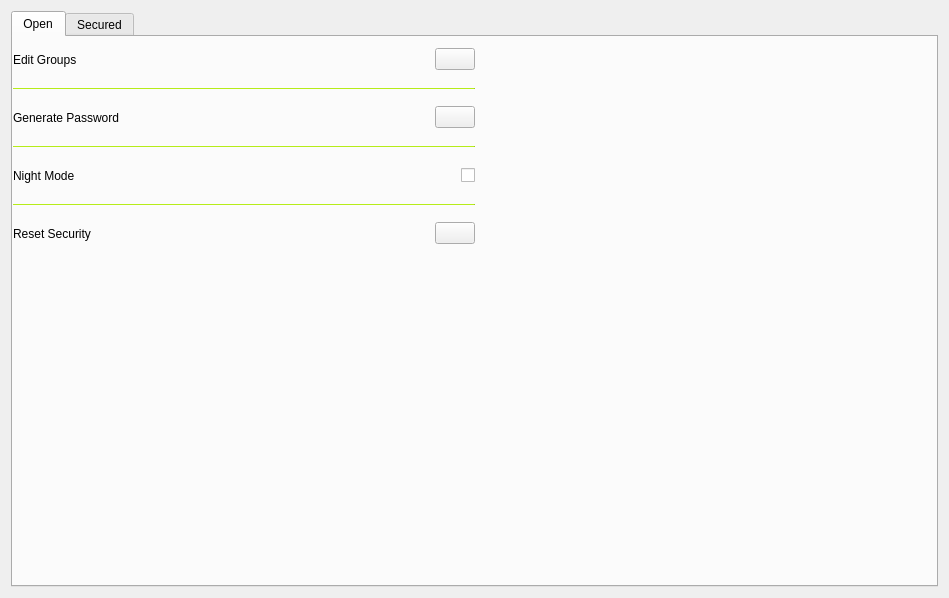
<?xml version="1.0" encoding="UTF-8"?>
<ui version="4.0">
 <class>Settings_tab</class>
 <widget class="QWidget" name="Settings_tab">
  <property name="geometry">
   <rect>
    <x>0</x>
    <y>0</y>
    <width>949</width>
    <height>598</height>
   </rect>
  </property>
  <property name="windowTitle">
   <string>Form</string>
  </property>
  <layout class="QHBoxLayout" name="horizontalLayout_5">
   <item>
    <widget class="QTabWidget" name="tab_widget_settings">
     <property name="cursor">
      <cursorShape>ArrowCursor</cursorShape>
     </property>
     <property name="currentIndex">
      <number>0</number>
     </property>
     <widget class="QWidget" name="tab_open">
      <attribute name="title">
       <string>Open</string>
      </attribute>
      <layout class="QHBoxLayout" name="horizontalLayout_18">
       <property name="leftMargin">
        <number>0</number>
       </property>
       <property name="topMargin">
        <number>0</number>
       </property>
       <property name="rightMargin">
        <number>0</number>
       </property>
       <property name="bottomMargin">
        <number>0</number>
       </property>
       <item>
        <layout class="QVBoxLayout" name="verticalLayout_4">
         <item>
          <layout class="QHBoxLayout" name="horizontalLayout_14">
           <item>
            <widget class="QLabel" name="lbl_groups">
             <property name="sizePolicy">
              <sizepolicy hsizetype="Expanding" vsizetype="Preferred">
               <horstretch>0</horstretch>
               <verstretch>0</verstretch>
              </sizepolicy>
             </property>
             <property name="minimumSize">
              <size>
               <width>0</width>
               <height>45</height>
              </size>
             </property>
             <property name="text">
              <string>Edit Groups</string>
             </property>
            </widget>
           </item>
           <item>
            <widget class="QPushButton" name="btn_groups">
             <property name="cursor">
              <cursorShape>PointingHandCursor</cursorShape>
             </property>
             <property name="text">
              <string/>
             </property>
            </widget>
           </item>
          </layout>
         </item>
         <item>
          <widget class="Line" name="line">
           <property name="maximumSize">
            <size>
             <width>16777215</width>
             <height>1</height>
            </size>
           </property>
           <property name="styleSheet">
            <string notr="true">background-color: #9ecd16;</string>
           </property>
           <property name="orientation">
            <enum>Qt::Horizontal</enum>
           </property>
          </widget>
         </item>
         <item>
          <layout class="QHBoxLayout" name="horizontalLayout_12">
           <item>
            <widget class="QLabel" name="lbl_generate_password">
             <property name="sizePolicy">
              <sizepolicy hsizetype="Expanding" vsizetype="Fixed">
               <horstretch>0</horstretch>
               <verstretch>0</verstretch>
              </sizepolicy>
             </property>
             <property name="minimumSize">
              <size>
               <width>0</width>
               <height>45</height>
              </size>
             </property>
             <property name="text">
              <string>Generate Password</string>
             </property>
            </widget>
           </item>
           <item>
            <widget class="QPushButton" name="btn_generate_password">
             <property name="cursor">
              <cursorShape>PointingHandCursor</cursorShape>
             </property>
             <property name="text">
              <string/>
             </property>
            </widget>
           </item>
          </layout>
         </item>
         <item>
          <widget class="Line" name="line_2">
           <property name="maximumSize">
            <size>
             <width>16777215</width>
             <height>1</height>
            </size>
           </property>
           <property name="styleSheet">
            <string notr="true">background-color: #9ecd16;</string>
           </property>
           <property name="orientation">
            <enum>Qt::Horizontal</enum>
           </property>
          </widget>
         </item>
         <item>
          <layout class="QHBoxLayout" name="hbox_night_mode">
           <item>
            <widget class="QLabel" name="lbl_night_mode">
             <property name="sizePolicy">
              <sizepolicy hsizetype="Expanding" vsizetype="Fixed">
               <horstretch>0</horstretch>
               <verstretch>0</verstretch>
              </sizepolicy>
             </property>
             <property name="minimumSize">
              <size>
               <width>0</width>
               <height>45</height>
              </size>
             </property>
             <property name="maximumSize">
              <size>
               <width>16777215</width>
               <height>16777215</height>
              </size>
             </property>
             <property name="text">
              <string>Night Mode</string>
             </property>
            </widget>
           </item>
           <item>
            <widget class="QCheckBox" name="chkbox_nightmode">
             <property name="cursor">
              <cursorShape>PointingHandCursor</cursorShape>
             </property>
             <property name="text">
              <string/>
             </property>
            </widget>
           </item>
          </layout>
         </item>
         <item>
          <widget class="Line" name="line_3">
           <property name="maximumSize">
            <size>
             <width>16777215</width>
             <height>1</height>
            </size>
           </property>
           <property name="styleSheet">
            <string notr="true">background-color: #9ecd16;</string>
           </property>
           <property name="orientation">
            <enum>Qt::Horizontal</enum>
           </property>
          </widget>
         </item>
         <item>
          <layout class="QHBoxLayout" name="horizontalLayout_8">
           <item>
            <widget class="QLabel" name="lbl_forgot_password">
             <property name="sizePolicy">
              <sizepolicy hsizetype="Expanding" vsizetype="Preferred">
               <horstretch>0</horstretch>
               <verstretch>0</verstretch>
              </sizepolicy>
             </property>
             <property name="minimumSize">
              <size>
               <width>0</width>
               <height>45</height>
              </size>
             </property>
             <property name="text">
              <string>Reset Security</string>
             </property>
            </widget>
           </item>
           <item>
            <widget class="QPushButton" name="btn_forgot_password">
             <property name="sizePolicy">
              <sizepolicy hsizetype="Minimum" vsizetype="Fixed">
               <horstretch>0</horstretch>
               <verstretch>0</verstretch>
              </sizepolicy>
             </property>
             <property name="cursor">
              <cursorShape>PointingHandCursor</cursorShape>
             </property>
             <property name="text">
              <string/>
             </property>
            </widget>
           </item>
          </layout>
         </item>
         <item>
          <spacer name="verticalSpacer_3">
           <property name="orientation">
            <enum>Qt::Vertical</enum>
           </property>
           <property name="sizeHint" stdset="0">
            <size>
             <width>20</width>
             <height>40</height>
            </size>
           </property>
          </spacer>
         </item>
        </layout>
       </item>
       <item>
        <layout class="QVBoxLayout" name="verticalLayout_5">
         <item>
          <spacer name="horizontalSpacer">
           <property name="orientation">
            <enum>Qt::Horizontal</enum>
           </property>
           <property name="sizeHint" stdset="0">
            <size>
             <width>40</width>
             <height>20</height>
            </size>
           </property>
          </spacer>
         </item>
        </layout>
       </item>
      </layout>
     </widget>
     <widget class="QWidget" name="tab_secured">
      <attribute name="title">
       <string>Secured</string>
      </attribute>
      <layout class="QHBoxLayout" name="horizontalLayout_6">
       <property name="leftMargin">
        <number>0</number>
       </property>
       <property name="topMargin">
        <number>0</number>
       </property>
       <property name="rightMargin">
        <number>0</number>
       </property>
       <property name="bottomMargin">
        <number>0</number>
       </property>
       <item>
        <layout class="QVBoxLayout" name="verticalLayout">
         <item>
          <layout class="QHBoxLayout" name="horizontalLayout_19">
           <item>
            <widget class="QLabel" name="lbl_lock">
             <property name="sizePolicy">
              <sizepolicy hsizetype="Expanding" vsizetype="Preferred">
               <horstretch>0</horstretch>
               <verstretch>0</verstretch>
              </sizepolicy>
             </property>
             <property name="minimumSize">
              <size>
               <width>0</width>
               <height>45</height>
              </size>
             </property>
             <property name="text">
              <string>Lock Secured Settings</string>
             </property>
            </widget>
           </item>
           <item>
            <widget class="QPushButton" name="btn_lock">
             <property name="cursor">
              <cursorShape>PointingHandCursor</cursorShape>
             </property>
             <property name="text">
              <string/>
             </property>
            </widget>
           </item>
          </layout>
         </item>
         <item>
          <widget class="Line" name="line_6">
           <property name="maximumSize">
            <size>
             <width>16777215</width>
             <height>1</height>
            </size>
           </property>
           <property name="styleSheet">
            <string notr="true">background-color: #9ecd16;</string>
           </property>
           <property name="orientation">
            <enum>Qt::Horizontal</enum>
           </property>
          </widget>
         </item>
         <item>
          <layout class="QHBoxLayout" name="horizontalLayout_9">
           <item>
            <widget class="QLabel" name="lbl_save_local">
             <property name="sizePolicy">
              <sizepolicy hsizetype="Expanding" vsizetype="Fixed">
               <horstretch>0</horstretch>
               <verstretch>0</verstretch>
              </sizepolicy>
             </property>
             <property name="minimumSize">
              <size>
               <width>0</width>
               <height>45</height>
              </size>
             </property>
             <property name="text">
              <string>Save To Local Storage</string>
             </property>
            </widget>
           </item>
           <item>
            <widget class="QPushButton" name="btn_save_local">
             <property name="cursor">
              <cursorShape>PointingHandCursor</cursorShape>
             </property>
             <property name="text">
              <string/>
             </property>
            </widget>
           </item>
          </layout>
         </item>
         <item>
          <widget class="Line" name="line_8">
           <property name="maximumSize">
            <size>
             <width>16777215</width>
             <height>1</height>
            </size>
           </property>
           <property name="styleSheet">
            <string notr="true">background-color: #9ecd16;</string>
           </property>
           <property name="orientation">
            <enum>Qt::Horizontal</enum>
           </property>
          </widget>
         </item>
         <item>
          <layout class="QHBoxLayout" name="horizontalLayout_3">
           <item>
            <widget class="QLabel" name="lbl_restore_local">
             <property name="sizePolicy">
              <sizepolicy hsizetype="Expanding" vsizetype="Fixed">
               <horstretch>0</horstretch>
               <verstretch>0</verstretch>
              </sizepolicy>
             </property>
             <property name="minimumSize">
              <size>
               <width>0</width>
               <height>45</height>
              </size>
             </property>
             <property name="text">
              <string>Restore From Local Storage</string>
             </property>
            </widget>
           </item>
           <item>
            <widget class="QPushButton" name="btn_restore_local">
             <property name="cursor">
              <cursorShape>PointingHandCursor</cursorShape>
             </property>
             <property name="text">
              <string/>
             </property>
            </widget>
           </item>
          </layout>
         </item>
         <item>
          <widget class="Line" name="line_10">
           <property name="maximumSize">
            <size>
             <width>16777215</width>
             <height>1</height>
            </size>
           </property>
           <property name="styleSheet">
            <string notr="true">background-color: #9ecd16;</string>
           </property>
           <property name="orientation">
            <enum>Qt::Horizontal</enum>
           </property>
          </widget>
         </item>
         <item>
          <layout class="QHBoxLayout" name="horizontalLayout_7">
           <item>
            <widget class="QLabel" name="lbl_2fa">
             <property name="sizePolicy">
              <sizepolicy hsizetype="Expanding" vsizetype="Fixed">
               <horstretch>0</horstretch>
               <verstretch>0</verstretch>
              </sizepolicy>
             </property>
             <property name="minimumSize">
              <size>
               <width>0</width>
               <height>45</height>
              </size>
             </property>
             <property name="maximumSize">
              <size>
               <width>16777215</width>
               <height>16777215</height>
              </size>
             </property>
             <property name="text">
              <string>Two Factor Authentication</string>
             </property>
            </widget>
           </item>
           <item>
            <widget class="QCheckBox" name="chkbox_2fa">
             <property name="cursor">
              <cursorShape>PointingHandCursor</cursorShape>
             </property>
             <property name="text">
              <string/>
             </property>
            </widget>
           </item>
          </layout>
         </item>
         <item>
          <spacer name="verticalSpacer">
           <property name="orientation">
            <enum>Qt::Vertical</enum>
           </property>
           <property name="sizeHint" stdset="0">
            <size>
             <width>20</width>
             <height>40</height>
            </size>
           </property>
          </spacer>
         </item>
        </layout>
       </item>
       <item>
        <layout class="QVBoxLayout" name="verticalLayout_2">
         <item>
          <widget class="Line" name="line_13">
           <property name="maximumSize">
            <size>
             <width>16777215</width>
             <height>1</height>
            </size>
           </property>
           <property name="styleSheet">
            <string notr="true">background-color: #9ecd16;</string>
           </property>
           <property name="orientation">
            <enum>Qt::Horizontal</enum>
           </property>
          </widget>
         </item>
         <item>
          <layout class="QHBoxLayout" name="horizontalLayout_16">
           <item>
            <widget class="QLabel" name="lbl_update_password">
             <property name="sizePolicy">
              <sizepolicy hsizetype="Expanding" vsizetype="Preferred">
               <horstretch>0</horstretch>
               <verstretch>0</verstretch>
              </sizepolicy>
             </property>
             <property name="minimumSize">
              <size>
               <width>0</width>
               <height>45</height>
              </size>
             </property>
             <property name="text">
              <string>Update Password</string>
             </property>
            </widget>
           </item>
           <item>
            <widget class="QPushButton" name="btn_update_password">
             <property name="cursor">
              <cursorShape>PointingHandCursor</cursorShape>
             </property>
             <property name="text">
              <string/>
             </property>
            </widget>
           </item>
          </layout>
         </item>
         <item>
          <widget class="Line" name="line_7">
           <property name="maximumSize">
            <size>
             <width>16777215</width>
             <height>1</height>
            </size>
           </property>
           <property name="styleSheet">
            <string notr="true">background-color: #9ecd16;</string>
           </property>
           <property name="orientation">
            <enum>Qt::Horizontal</enum>
           </property>
          </widget>
         </item>
         <item>
          <layout class="QHBoxLayout" name="horizontalLayout_17">
           <item>
            <widget class="QLabel" name="lbl_timer">
             <property name="sizePolicy">
              <sizepolicy hsizetype="Expanding" vsizetype="Preferred">
               <horstretch>0</horstretch>
               <verstretch>0</verstretch>
              </sizepolicy>
             </property>
             <property name="minimumSize">
              <size>
               <width>0</width>
               <height>45</height>
              </size>
             </property>
             <property name="text">
              <string>Set Login Timer</string>
             </property>
            </widget>
           </item>
           <item>
            <widget class="QPushButton" name="btn_timer">
             <property name="cursor">
              <cursorShape>PointingHandCursor</cursorShape>
             </property>
             <property name="text">
              <string/>
             </property>
            </widget>
           </item>
          </layout>
         </item>
         <item>
          <widget class="Line" name="line_12">
           <property name="maximumSize">
            <size>
             <width>16777215</width>
             <height>1</height>
            </size>
           </property>
           <property name="styleSheet">
            <string notr="true">background-color: #9ecd16;</string>
           </property>
           <property name="orientation">
            <enum>Qt::Horizontal</enum>
           </property>
          </widget>
         </item>
         <item>
          <layout class="QHBoxLayout" name="horizontalLayout_15">
           <item>
            <widget class="QLabel" name="lbl_setup">
             <property name="sizePolicy">
              <sizepolicy hsizetype="Expanding" vsizetype="Preferred">
               <horstretch>0</horstretch>
               <verstretch>0</verstretch>
              </sizepolicy>
             </property>
             <property name="minimumSize">
              <size>
               <width>0</width>
               <height>45</height>
              </size>
             </property>
             <property name="text">
              <string>Setup Wizard</string>
             </property>
            </widget>
           </item>
           <item>
            <widget class="QPushButton" name="btn_setup">
             <property name="cursor">
              <cursorShape>PointingHandCursor</cursorShape>
             </property>
             <property name="text">
              <string/>
             </property>
            </widget>
           </item>
          </layout>
         </item>
         <item>
          <spacer name="verticalSpacer_2">
           <property name="orientation">
            <enum>Qt::Vertical</enum>
           </property>
           <property name="sizeHint" stdset="0">
            <size>
             <width>20</width>
             <height>40</height>
            </size>
           </property>
          </spacer>
         </item>
        </layout>
       </item>
      </layout>
     </widget>
    </widget>
   </item>
  </layout>
 </widget>
 <resources/>
 <connections/>
</ui>
